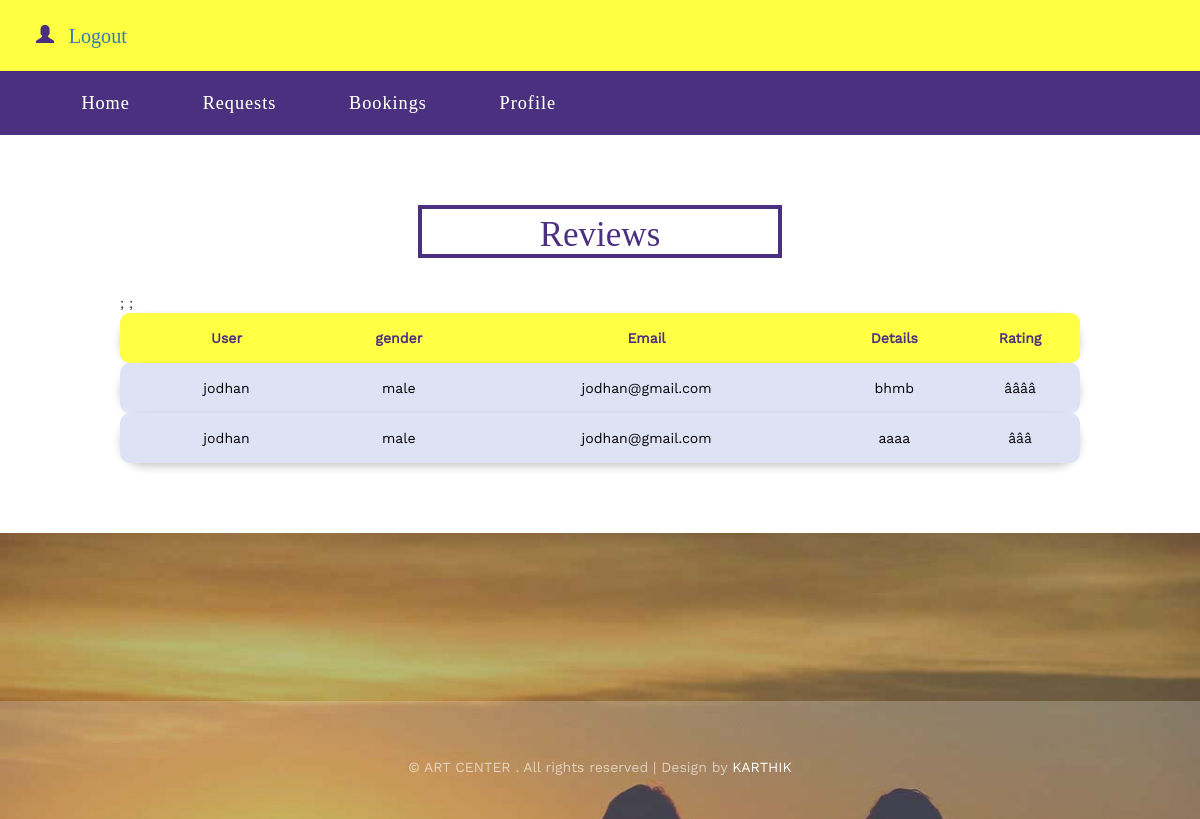
Screenshot of /venueviewreviews.php (signed in) with the database file from the repository.
### tables this page shows
CREATE TABLE IF NOT EXISTS `vreview` (
  `vrid` int(11) NOT NULL AUTO_INCREMENT,
  `vid` int(11) DEFAULT NULL,
  `uid` int(11) DEFAULT NULL,
  `details` varchar(500) DEFAULT NULL,
  `rating` varchar(30) DEFAULT NULL,
  PRIMARY KEY (`vrid`)
);

CREATE TABLE `user_registration` (
  `uid` int(11) NOT NULL,
  `name` varchar(30) DEFAULT NULL,
  `gender` varchar(30) DEFAULT NULL,
  `address` varchar(100) DEFAULT NULL,
  `phone` int(30) DEFAULT NULL,
  `email` varchar(30) DEFAULT NULL,
  `password` varchar(30) DEFAULT NULL
);

### venueviewreviews.php (the view, shortened to what this page needs)
<?php
include 'VenueHeader.php';
?>
<div id="about" class="about">
	<div class="container">
		<h3 class="title wow fadeInUp animated" data-wow-delay=".5s">Reviews</h3>
	</div>
	<div style="margin: auto; width: 80%;">
		<?php
    $qry = "SELECT *  FROM `vreview` r,`user_registration` u WHERE u.`uid`=r.`uid` AND r.`vid`='$uid'";
    $result = mysqli_query($conn, $qry);
    ?>
    <table width="100%" id="cust_table">
        <tr>
            <th>User</th>
            <th>gender</th>
            <th>Email</th>
            <th>Details</th>
            <th>Rating</th>
        </tr>
        <?php
        if ($result->num_rows > 0) {
            while ($row = mysqli_fetch_array($result)) {
        ?>
                <tr>
                    <td> <?php echo $row['name'] ?></td>
                    <td> <?php echo $row['gender'] ?></td>
                    <td> <?php echo $row['email'] ?></td>
                    <td> <?php echo $row['details'] ?> </td>
                    <td> <?php echo $row['rating'] ?></td>
                </tr>;
        <?php
            }
        } else {
            echo "  <center> <h2 style='color: red;'>.... No Data Found ...</h2></center> ";
        }
        ?>
    </table>
	</div>
</div>
<div class="contact" id="contact">
	<div class="footer">
		<div class="container">
			<p class="wow fadeInUp animated" data-wow-delay=".7s">© ART CENTER . All rights reserved | Design by <a href="">KARTHIK</a></p>
		</div>
	</div>
</div>
</body>
</html>

### css/style.css (style rules this page uses)
body { margin:0; font-family: 'WorkSans-Regular'; }
body a { transition: 0.5s all ease; -webkit-transition: 0.5s all ease; -moz-transition: 0.5s all ease; -o-transition: 0.5s all ease; -ms-transition: 0.5s all ease; text-decoration:none; }
h1,h2,h3,h4,h5,h6 { margin:0; }
p { margin:0; }
.about, .team, .about-skills { padding: 6em 0; }
h3.title { font-size: 2.5em; color: #4B307F; font-family: 'Josefin Slab'; text-align: center; border: 4px solid; width: 32%; margin: 0 auto 1em; padding: .2em 0 0; }
.contact { background: url(../images/slid2.jpg)no-repeat 0px 0px; background-size: cover; padding: 5em 0 0; }
.footer { margin-top: 7em; background-color: rgba(255, 255, 255, 0.22); padding: 4em 0 3em; }
.footer p { color:rgba(255, 255, 255, 0.61); font-size:1em; text-align:center; }
.footer p a { color:#fff; }
@media (max-width:1280px) { h3.title { font-size: 2.5em; } }
@media (max-width:1280px) { .about, .team, .about-skills { padding: 5em 0; } }
#cust_table tr { padding-top: 12px; padding-bottom: 12px; text-align: center; color: #000; transition: 0.3s; background-color: #dee2f5; border-radius: 25px; box-shadow: 0 4px 8px 0 rgba(0, 0, 0, 0.2); }
#cust_table tr :first-child { padding: 15px; border-radius: 10px 0 0 10px; -moz-border-radius: 10px 0 0 10px; }
#cust_table tr :last-child { border-radius: 0 10px 10px 0; -moz-border-radius: 0 10px 10px 0; }
#cust_table th { padding-top: 12px; padding-bottom: 12px; text-align: center; background-color: #ffff43; color: #4b307f; }

### css/lightbox.css (style rules this page uses)
body:after { content: url(../images/close.png) url(../images/prev.png) url(../images/next.png); display: none; }

### rows the page displays
vreview: uid.name "jodhan", uid.gender "male", uid.email "jodhan@gmail.com", details "bhmb", rating "â­â­â­â­"
vreview: uid.name "jodhan", uid.gender "male", uid.email "jodhan@gmail.com", details "aaaa", rating "â­â­â­"
